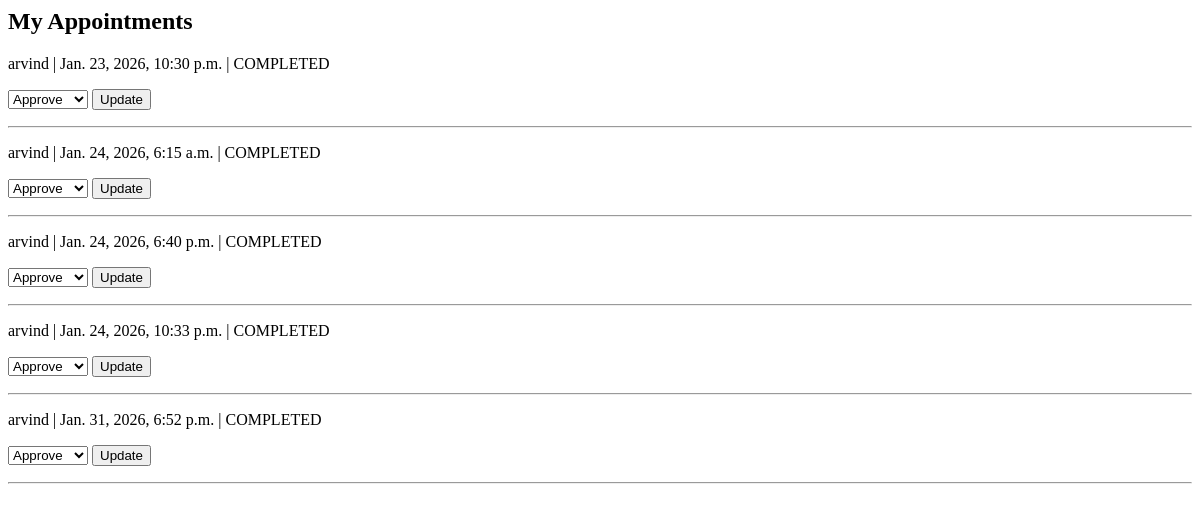
The app's page /appointments/doctor/ (signed in), older data.
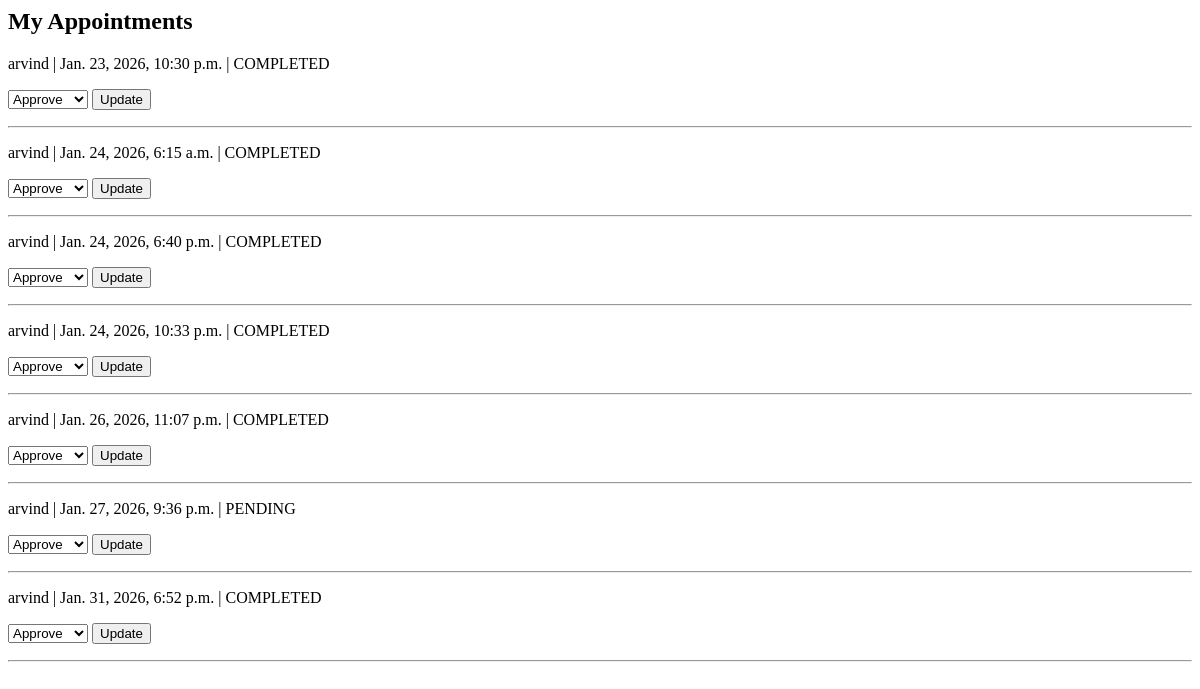
The same page, newer data.
### appointments/models.py (models this page shows, shortened)
class Appointment(models.Model):
    STATUS_CHOICES = (
        ('PENDING', 'Pending'),
        ('APPROVED', 'Approved'),
        ('COMPLETED', 'Completed'),
        ('CANCELLED', 'Cancelled'),
    )
    patient = models.ForeignKey(
        Patient,
        on_delete=models.CASCADE
    )
    doctor = models.ForeignKey(
        Doctor,
        on_delete=models.CASCADE
    )
    appointment_date = models.DateTimeField()
    status = models.CharField(
        max_length=10,
        choices=STATUS_CHOICES,
        default='PENDING'
    )
    created_at = models.DateTimeField(auto_now_add=True)

### patients/models.py (models this page shows)
class Patient(models.Model):
    user = models.OneToOneField(User, on_delete=models.CASCADE)
    age = models.IntegerField(
        null=True,
        blank=True
    )
    def __str__(self):
        return self.user.username

### users/models.py (models this page shows, shortened)
class User(AbstractUser):
    ROLE_CHOICES = (
        ('ADMIN', 'Admin'),
        ('DOCTOR', 'Doctor'),
        ('PATIENT', 'Patient'),
    )
    role = models.CharField(
        max_length=10,
        choices=ROLE_CHOICES,
        default='PATIENT'  # ✅ safety default
    )
    mobile = models.CharField(
        max_length=15,
        unique=True,
        null=True,
        blank=True
    )

### appointments/views.py (the view)
# urls.py: path('doctor/', doctor_appointments, name='doctor_appointments'),
@login_required
def doctor_appointments(request):
    if request.user.role != 'DOCTOR':
        return HttpResponseForbidden("Only doctors can view appointments")
    try:
        doctor = Doctor.objects.get(user=request.user)
    except Doctor.DoesNotExist:
        return render(request, 'appointments/doctor_list.html', {
            'error': 'Doctor profile not created. Contact admin.'
        })
    appointments = Appointment.objects.filter(
        doctor=doctor
    ).order_by('appointment_date')
    return render(request, 'appointments/doctor_list.html', {
        'appointments': appointments
    })

### templates/appointments/doctor_list.html (shortened to what this page needs)
<h2>My Appointments</h2>
{% for appointment in appointments %}
    <p>
        {{ appointment.patient }} |
        {{ appointment.appointment_date }} |
        {{ appointment.status }}
    </p>
    <form method="post" action="{% url 'update_appointment_status' appointment.id %}">
        <select name="status">
            <option value="APPROVED">Approve</option>
        </select>
        <button type="submit">Update</button>
    </form>
    <hr>
{% empty %}
    <p>No appointments</p>
{% endfor %}

Row changes from the older to the newer data that the page shows:
added Appointment: patient "arvind", appointment_date "Jan. 26, 2026, 11:07 p.m.", status "COMPLETED"
added Appointment: patient "arvind", appointment_date "Jan. 27, 2026, 9:36 p.m.", status "PENDING"
